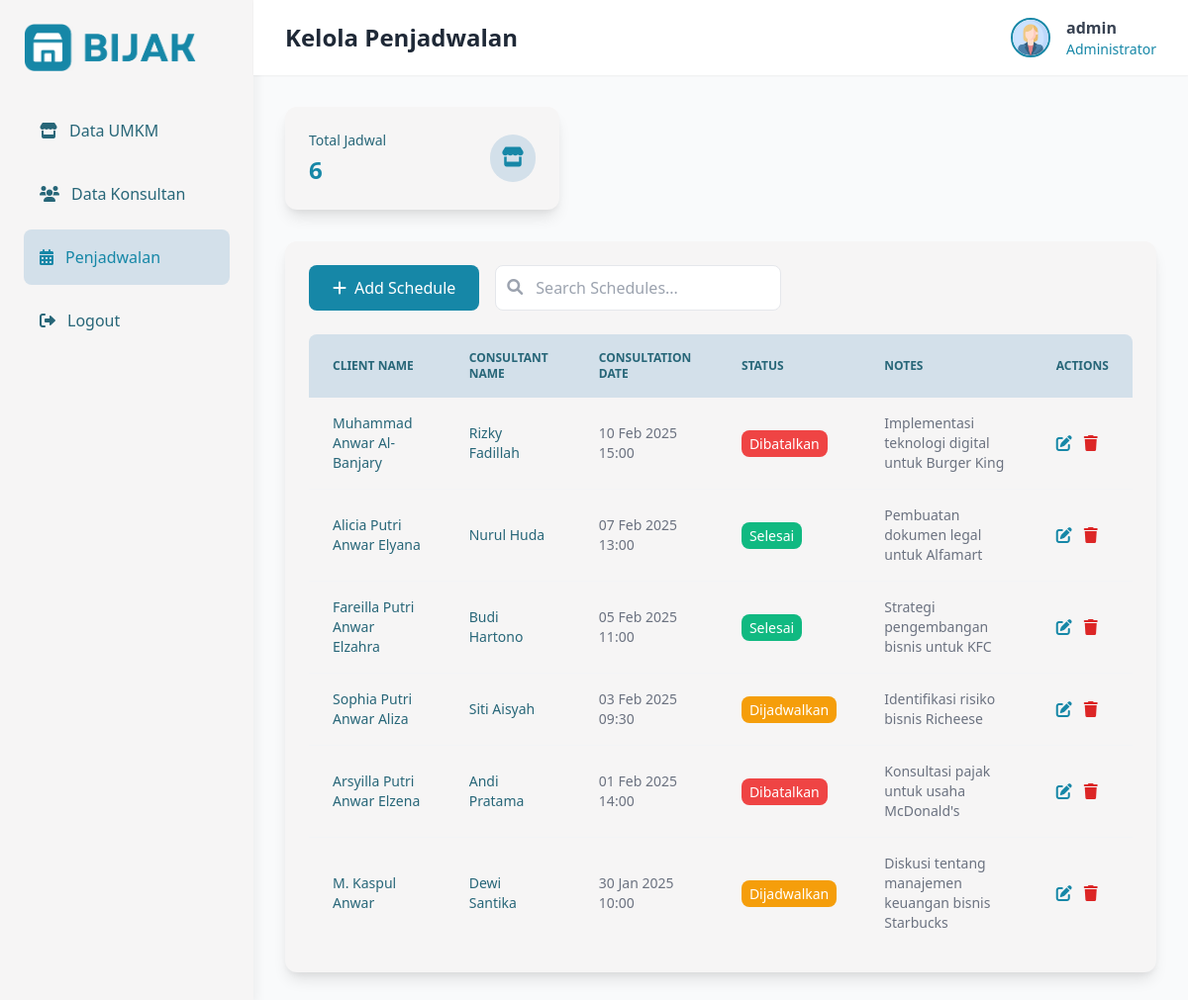
/jadwal.php (signed in), run on the app's committed database.
### tables this page shows
CREATE TABLE `schedules` (
  `id` int(11) NOT NULL,
  `clients_id` int(11) DEFAULT NULL,
  `consultant_id` int(11) NOT NULL,
  `tanggal_konsultasi` datetime NOT NULL,
  `status` enum('dijadwalkan','selesai','dibatalkan') NOT NULL,
  `catatan` text DEFAULT NULL
);

CREATE TABLE `clients` (
  `id` int(11) NOT NULL,
  `nama_client` varchar(100) NOT NULL,
  `email` varchar(100) NOT NULL,
  `no_telp` varchar(15) NOT NULL,
  `alamat` text NOT NULL,
  `jenis_bisnis` varchar(50) NOT NULL,
  `tanggal_bergabung` date NOT NULL
);

CREATE TABLE `consultants` (
  `id` int(11) NOT NULL,
  `nama_lengkap` varchar(100) NOT NULL,
  `spesialisasi` varchar(100) NOT NULL,
  `email` varchar(100) NOT NULL,
  `no_telp` varchar(15) NOT NULL,
  `tanggal_bergabung` date NOT NULL,
  `alamat` varchar(255) DEFAULT NULL
);

### jadwal.php (the view, shortened to what this page needs)
<?php
require 'connection.php';
$query = "SELECT COUNT(*) AS total_jadwal FROM schedules";
$result = mysqli_query($conn, $query);
$row = mysqli_fetch_assoc($result);
$total_jadwal = $row['total_jadwal'];
$query = "SELECT schedules.id, clients.nama_client, consultants.nama_lengkap AS nama_consultant, schedules.tanggal_konsultasi, schedules.status, schedules.catatan
          FROM schedules
          JOIN clients ON schedules.clients_id = clients.id
          JOIN consultants ON schedules.consultant_id = consultants.id
          ORDER BY schedules.tanggal_konsultasi DESC";
$result = mysqli_query($conn, $query);
?>
<!DOCTYPE html>
<html lang="en">
<head>
    <link href="https://cdnjs.cloudflare.com/ajax/libs/tailwindcss/2.2.19/tailwind.min.css" rel="stylesheet">
    <link href="https://cdnjs.cloudflare.com/ajax/libs/font-awesome/6.0.0/css/all.min.css" rel="stylesheet">
    <link rel="stylesheet" href="src/css/jadwal.css">
</head>
<body class="bg-gray-50">
    <div class="flex min-h-screen">
        <div class="sidebar w-64 fixed h-full">
            <div class="p-6">
                <img src="src/img/bijak.png" alt="BIJAK Logo" class="h-12 mb-8">
                <nav>
                    <a href="dashboard.php" class="nav-item flex items-center p-4 rounded-lg mb-2">
                        <i class="fa-solid fa-store mr-3"></i>
                        <span>Data UMKM</span>
                    </a>
                    <a href="konsultan.php" class="nav-item flex items-center p-4 rounded-lg mb-2">
                        <i class="fas fa-users mr-3"></i>
                        <span>Data Konsultan</span>
                    </a>
                    <a href="jadwal.php" class="nav-item active flex items-center p-4 rounded-lg mb-2">
                        <i class="fa-solid fa-calendar-days mr-3"></i>
                        <span>Penjadwalan</span>
                    </a>
                    <a href="index.php" class="nav-item flex items-center p-4 rounded-lg">
                        <i class="fas fa-sign-out-alt mr-3"></i>
                        <span>Logout</span>
                    </a>
                </nav>
            </div>
        </div>
        <div class="ml-64 flex-1">
            <header class="bg-white shadow-sm sticky top-0 z-10">
                <div class="flex justify-between items-center px-8 py-4">
                    <h2 class="text-2xl font-bold text-gray-800">Kelola Penjadwalan</h2>
                    <div class="flex items-center space-x-4">
                        <img src="src/img/profile.png" alt="Admin" class="w-10 h-10 rounded-full border-2" style="border-color: var(--primary)">
                        <div>
                            <p class="font-semibold text-gray-700"><?php echo $_SESSION['username']; ?></p>
                            <p class="text-sm" style="color: var(--primary)">Administrator</p>
                        </div>
                    </div>
                </div>
            </header>
            <main class="p-8">
                <div class="grid grid-cols-1 md:grid-cols-3 gap-6 mb-8">
                    <div class="card rounded-xl p-6 shadow-lg">
                        <div class="flex items-center justify-between">
                            <div>
                                <p style="color: var(--secondary)" class="text-sm">Total Jadwal</p>
                                <h3 class="text-2xl font-bold mt-1" style="color: var(--primary)">
                                    <?php echo $total_jadwal; ?>
                                </h3>
                            </div>
                            <div class="p-3 rounded-full" style="background: var(--light-bg)">
                                <i class="fa-solid fa-store text-xl" style="color: var(--primary)"></i>
                            </div>
                        </div>
                    </div>
                </div>
<div class="card rounded-xl shadow-lg p-6">
    <div class="flex justify-between items-center mb-6">
        <div class="flex space-x-4">
            <button onclick="openModal()" class="btn-primary px-6 py-2.5 text-white rounded-lg transition-colors flex items-center">
                <i class="fas fa-plus mr-2"></i>Add Schedule
            </button>
            <div class="relative">
                <input type="text" id="searchInput" placeholder="Search Schedules..."
                       class="pl-10 pr-4 py-2.5 border border-gray-200 rounded-lg focus:outline-none focus:ring-2"
                       style="focus:ring-color: var(--primary)">
                <i class="fas fa-search absolute left-3 top-3.5 text-gray-400"></i>
            </div>
        </div>
    </div>
    <div class="overflow-x-auto rounded-lg">
        <table class="w-full">
            <thead>
                <tr class="table-header">
                    <th class="px-6 py-4 text-left text-xs font-semibold uppercase" style="color: var(--secondary)">Client Name</th>
                    <th class="px-6 py-4 text-left text-xs font-semibold uppercase" style="color: var(--secondary)">Consultant Name</th>
                    <th class="px-6 py-4 text-left text-xs font-semibold uppercase" style="color: var(--secondary)">Consultation Date</th>
                    <th class="px-6 py-4 text-left text-xs font-semibold uppercase" style="color: var(--secondary)">Status</th>
                    <th class="px-6 py-4 text-left text-xs font-semibold uppercase" style="color: var(--secondary)">Notes</th>
                    <th class="px-6 py-4 text-left text-xs font-semibold uppercase" style="color: var(--secondary)">Actions</th>
                </tr>
            </thead>
            <tbody class="divide-y divide-gray-100">
                <?php while($row = mysqli_fetch_assoc($result)): ?>
                <tr class="hover:bg-gray-50">
                    <td class="px-6 py-4">
                        <div class="text-sm font-medium" style="color: var(--secondary)"><?php echo $row['nama_client']; ?></div>
                    </td>
                    <td class="px-6 py-4">
                        <div class="text-sm font-medium" style="color: var(--secondary)"><?php echo $row['nama_consultant']; ?></div>
                    </td>
                    <td class="px-6 py-4 text-sm text-gray-500">
                        <?php echo date('d M Y H:i', strtotime($row['tanggal_konsultasi'])); ?>
                    </td>
                    <td class="px-6 py-4">
                        <span class="status-badge" style="color: white; padding: 4px 8px; border-radius: 8px;
                            <?php
                                if ($row['status'] == 'dijadwalkan') { echo 'background-color: #F59E0B'; }
                                elseif ($row['status'] == 'selesai') { echo 'background-color: #10B981'; }
                                elseif ($row['status'] == 'dibatalkan') { echo 'background-color: #EF4444'; }
                            ?>">
                            <?php echo ucfirst($row['status']); ?>
                        </span>
                    </td>
                    <td class="px-6 py-4 text-sm text-gray-500">
                        <?php echo $row['catatan']; ?>
                    </td>
                    <td class="px-6 py-4">
                        <div class="flex space-x-3">
                            <button style="color: var(--primary)" class="hover:opacity-75" onclick="editSchedule(<?php echo $row['id']; ?>)">
                                <i class="fas fa-edit"></i>
                            </button>
                            <button class="text-red-600 hover:opacity-75" onclick="deleteSchedule(<?php echo $row['id']; ?>)">
                                <i class="fas fa-trash"></i>
                            </button>
                        </div>
                    </td>
                </tr>
                <?php endwhile; ?>
            </tbody>
        </table>
    </div>
</div>
</body>
</html>

### src/css/jadwal.css (style rules this page uses)
:root { --primary: #1687A7; --secondary: #276678; --light-bg: #D3E0EA; --white: #F6F5F5; }
.sidebar { background: var(--white); box-shadow: 4px 0 10px rgba(0,0,0,0.05); }
.nav-item { transition: all 0.3s ease; color: var(--secondary); }
.nav-item.active { background: var(--light-bg); color: var(--primary); }
.card { transition: all 0.3s ease; background: var(--white); }
.status-badge { padding: 2px 10px; border-radius: 12px; font-size: 0.875rem; background: var(--light-bg); color: var(--secondary); }
.btn-primary { background-color: var(--primary); }
.table-header { background-color: var(--light-bg); }

### data on the page
schedules: clients.nama_client "Muhammad Anwar Al-Banjary", consultant.nama_lengkap "Rizky Fadillah", tanggal_konsultasi "10 Feb 2025 15:00", status "Dibatalkan", catatan "Implementasi teknologi digital untuk Burger King"
schedules: clients.nama_client "Alicia Putri Anwar Elyana", consultant.nama_lengkap "Nurul Huda", tanggal_konsultasi "07 Feb 2025 13:00", status "Selesai", catatan "Pembuatan dokumen legal untuk Alfamart"
schedules: clients.nama_client "Fareilla Putri Anwar Elzahra", consultant.nama_lengkap "Budi Hartono", tanggal_konsultasi "05 Feb 2025 11:00", status "Selesai", catatan "Strategi pengembangan bisnis untuk KFC"
schedules: clients.nama_client "Sophia Putri Anwar Aliza", consultant.nama_lengkap "Siti Aisyah", tanggal_konsultasi "03 Feb 2025 09:30", status "Dijadwalkan", catatan "Identifikasi risiko bisnis Richeese"
schedules: clients.nama_client "Arsyilla Putri Anwar Elzena", consultant.nama_lengkap "Andi Pratama", tanggal_konsultasi "01 Feb 2025 14:00", status "Dibatalkan", catatan "Konsultasi pajak untuk usaha McDonald's"
schedules: clients.nama_client "M. Kaspul Anwar", consultant.nama_lengkap "Dewi Santika", tanggal_konsultasi "30 Jan 2025 10:00", status "Dijadwalkan", catatan "Diskusi tentang manajemen keuangan bisnis Starbucks"

### other printed values
$_SESSION['username'] "admin"
$total_jadwal "6"
